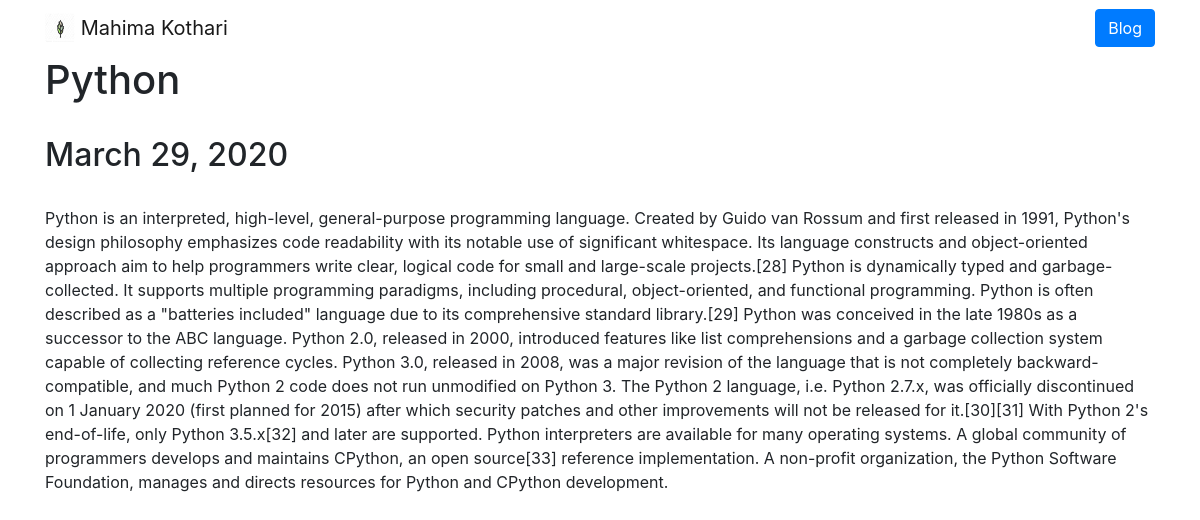
Page /blog/1/ on the committed database.
### blog/models.py (models this page shows)
class Blog(models.Model):
    title = models.CharField(max_length=250)
    description = models.TextField()
    Date = models.DateField()

### blog/views.py (the view)
# urls.py: path('<int:blog_id>/', views.detail, name='detail'),
def detail(request,blog_id):
    blog=get_object_or_404(Blog, pk=blog_id)
    return render(request,'blog/detail.html',{'blog':blog})

### blog/templates/blog/detail.html
{% extends 'portfolio/base.html' %}
{% block content %}
<h1>{{blog.title}}</h1>
<br>
<h2>{{ blog.Date }}</h2>
<br>
{{blog.description}}
{% endblock %}

### rows in the picture
Blog: title "Python", Date "March 29, 2020", description "Python is an interpreted, high-level, general-purpose programming language. Created by Guido van Rossum and first released in 1991, Python's design philosophy emphasizes code readability with its notable use of significant whitespace. Its language constructs and object-oriented approach aim to help programmers write clear, logical code for small and large-scale projects.[28] Python is dynamically typed and garbage-collected. It supports multiple programming paradigms, including procedural, object-oriented, and functional programming. Python is often described as a \"batteries included\" language due to its comprehensive standard library.[29] Python was conceived in the late 1980s as a…"
